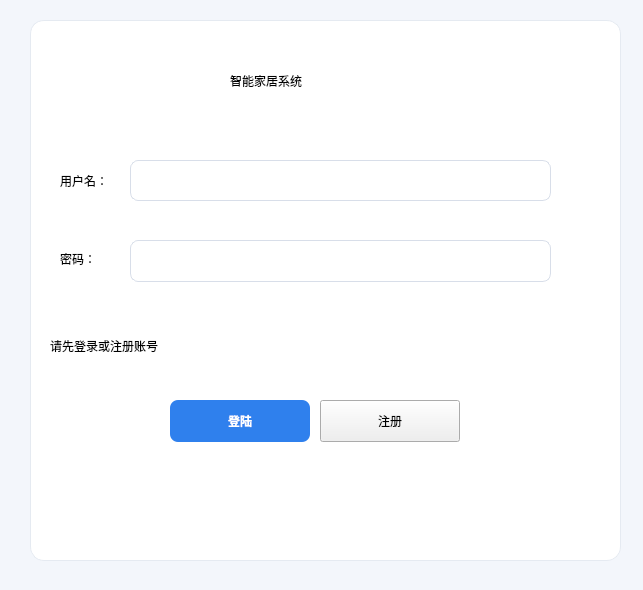
<?xml version="1.0" encoding="UTF-8"?>
<ui version="4.0">
 <class>Widget</class>
 <widget class="QWidget" name="Widget">
  <property name="geometry">
   <rect>
    <x>0</x>
    <y>0</y>
    <width>643</width>
    <height>590</height>
   </rect>
  </property>
  <property name="windowTitle">
   <string>Widget</string>
  </property>
  <property name="styleSheet">
   <string notr="true">QWidget#Widget {
    background-color: #f3f6fb;
    font-family: &quot;Microsoft YaHei&quot;;
    font-size: 14px;
}</string>
  </property>
  <widget class="QWidget" name="verticalLayoutWidget">
   <property name="geometry">
    <rect>
     <x>30</x>
     <y>20</y>
     <width>591</width>
     <height>541</height>
    </rect>
   </property>
   <layout class="QVBoxLayout" name="verticalLayout">
    <item>
     <widget class="QFrame" name="loginCard">
      <property name="styleSheet">
       <string notr="true">QFrame#loginCard {
    background-color: white;
    border-radius: 14px;
    border: 1px solid #e5eaf1;
}</string>
      </property>
      <property name="frameShape">
       <enum>QFrame::StyledPanel</enum>
      </property>
      <property name="frameShadow">
       <enum>QFrame::Raised</enum>
      </property>
      <widget class="QLabel" name="label_3">
       <property name="geometry">
        <rect>
         <x>200</x>
         <y>40</y>
         <width>141</width>
         <height>41</height>
        </rect>
       </property>
       <property name="text">
        <string>智能家居系统</string>
       </property>
      </widget>
      <widget class="QLineEdit" name="lineEditUsername">
       <property name="geometry">
        <rect>
         <x>100</x>
         <y>140</y>
         <width>421</width>
         <height>41</height>
        </rect>
       </property>
       <property name="styleSheet">
        <string notr="true">QLineEdit {
    border: 1px solid #d8dee9;
    border-radius: 8px;
    padding: 9px 12px;
    background: #ffffff;
}

QLineEdit:focus {
    border: 1px solid #2f80ed;
}</string>
       </property>
      </widget>
      <widget class="QLabel" name="lineEditUsername_2">
       <property name="geometry">
        <rect>
         <x>30</x>
         <y>140</y>
         <width>67</width>
         <height>42</height>
        </rect>
       </property>
       <property name="styleSheet">
        <string notr="true">QLineEdit {
    border: 1px solid #d8dee9;
    border-radius: 8px;
    padding: 9px 12px;
    background: #ffffff;
}</string>
       </property>
       <property name="text">
        <string>用户名：</string>
       </property>
      </widget>
      <widget class="QLineEdit" name="lineEditPassword">
       <property name="geometry">
        <rect>
         <x>100</x>
         <y>220</y>
         <width>421</width>
         <height>42</height>
        </rect>
       </property>
       <property name="styleSheet">
        <string notr="true">QLineEdit {
    border: 1px solid #d8dee9;
    border-radius: 8px;
    padding: 9px 12px;
    background: #ffffff;
}

QLineEdit:focus {
    border: 1px solid #2f80ed;
}</string>
       </property>
      </widget>
      <widget class="QLabel" name="lineEditPassword_2">
       <property name="geometry">
        <rect>
         <x>30</x>
         <y>230</y>
         <width>67</width>
         <height>17</height>
        </rect>
       </property>
       <property name="styleSheet">
        <string notr="true">QLineEdit:focus {
    border: 1px solid #2f80ed;
}</string>
       </property>
       <property name="text">
        <string>密码：</string>
       </property>
      </widget>
      <widget class="QLabel" name="labelMessage">
       <property name="geometry">
        <rect>
         <x>20</x>
         <y>290</y>
         <width>241</width>
         <height>71</height>
        </rect>
       </property>
       <property name="text">
        <string>请先登录或注册账号</string>
       </property>
      </widget>
      <widget class="QPushButton" name="btnLogin">
       <property name="geometry">
        <rect>
         <x>140</x>
         <y>380</y>
         <width>140</width>
         <height>42</height>
        </rect>
       </property>
       <property name="styleSheet">
        <string notr="true">QPushButton#btnLogin {
    background-color: #2f80ed;
    color: white;
    border-radius: 8px;
    padding: 8px 16px;
    font-weight: bold;
}

QPushButton#btnLogin:hover {
    background-color: #1f6fd6;
}</string>
       </property>
       <property name="text">
        <string>登陆</string>
       </property>
      </widget>
      <widget class="QPushButton" name="btnGoRegister">
       <property name="geometry">
        <rect>
         <x>290</x>
         <y>380</y>
         <width>140</width>
         <height>42</height>
        </rect>
       </property>
       <property name="styleSheet">
        <string notr="true">QPushButton#btnLogin:hover {
    background-color: #1f6fd6;
}</string>
       </property>
       <property name="text">
        <string>注册</string>
       </property>
      </widget>
     </widget>
    </item>
   </layout>
  </widget>
 </widget>
 <resources/>
 <connections/>
</ui>
